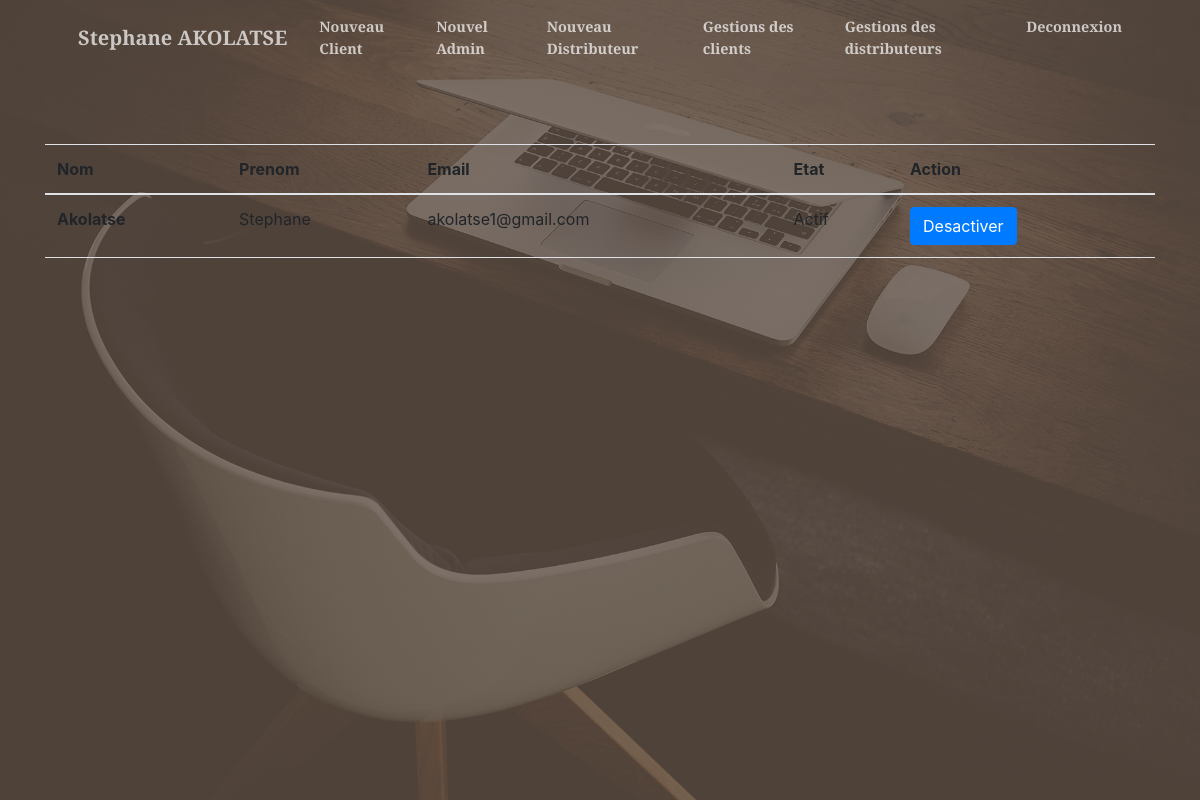
The app's page /admin/gestion/distributeurs with its own data.
### app.py (models this page shows, shortened)
class User(db.Model):
    __tablename__ = "user"
    id = db.Column(db.Integer, primary_key = True)
    nom = db.Column(db.String(50), nullable = False)
    prenom = db.Column(db.String(100), nullable = False)
    login = db.Column(db.String(50), nullable=True)
    password = db.Column(db.Text, nullable=False)
    type = db.Column(db.String(50))
    __mapper_args__ = {
        'polymorphic_identity':'user',
        'polymorphic_on':type
    }

class Distributeur(User):
    __tablename__ = "distributeur"
    id = db.Column(db.Integer, db.ForeignKey('user.id'), primary_key=True)
    email = db.Column(db.String(50),nullable = False)
    transactions = db.relationship('Recharge',backref='distributeur',lazy=True)
    etat = db.Column(db.Boolean, nullable=False)
    createur_id = db.Column(db.Integer,nullable = False)
    codes = db.relationship('Code',backref='distributeur',lazy=True)
    __mapper_args__ = {
        'polymorphic_identity':'distributeur',
    }

class User(db.Model):
    __tablename__ = "user"
    id = db.Column(db.Integer, primary_key = True)
    nom = db.Column(db.String(50), nullable = False)
    prenom = db.Column(db.String(100), nullable = False)
    login = db.Column(db.String(50), nullable=True)
    password = db.Column(db.Text, nullable=False)
    type = db.Column(db.String(50))
    __mapper_args__ = {
        'polymorphic_identity':'user',
        'polymorphic_on':type
    }

### app.py (the view)
@app.route('/admin/gestion/distributeurs')
def gestionDistributeurs():
    users= Distributeur.query.all()
    return render_template("admin.gestion.distributeur.html",users=users)

### templates/admin.gestion.distributeur.html (shortened to what this page needs)
{% extends 'base.admin.html' %}
{% block content %}
<br>
<br>
<br>
    <div class="container">
        <table class="table">
            <thead>
            <tr>
                <th scope="col">Nom</th>
                <th scope="col">Prenom</th>
                <th scope="col">Email</th>
                <th scope="col">Etat</th>
                <th scope="col">Action</th>
            </tr>
            </thead>
            <tbody>
            {% for item in users %}
            <tr>
                <th scope="row">{{item.nom}}</th>
                <td>{{item.prenom}}</td>
                <td>{{item.email}}</td>
                <td>{% if item.etat %}Actif{% else %}Desactivé{% endif %}</td>
                <td><a href="{{url_for('changeDistributeurState',id=item.id)}}"><button type="button" class="btn btn-primary">{% if item.etat %}Desactiver{% else %}Activer{% endif %}</button></a></td>
            </tr>
            {% endfor %}
            </tbody>
        </table>
    </div>
{% endblock %}

### records on screen
Distributeur: nom "Akolatse", prenom "Stephane", email "akolatse1@gmail.com", etat "Actif"
